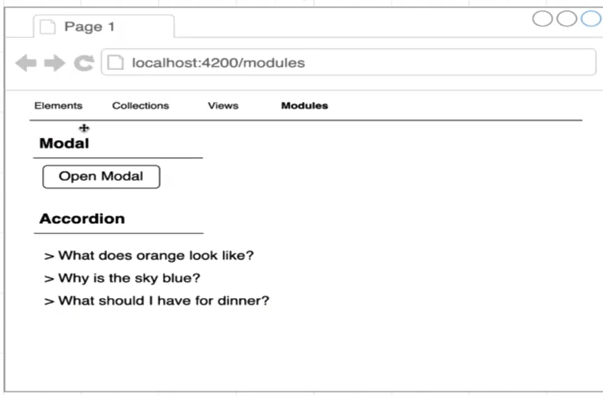
#> input picture modules.png, 603 x 395 px, given in place of office_noisy.png, which was not available
$ jupyter execute Untitled3.ipynb   (text cells are left out)
#> lines starting #> are read from the running program, lines starting #| are printed output that depends on the picture; pictures that were not available may be replaced by others from this repository, and a replacement may not be noted
[cell 1]
import numpy as np
import cv2
from matplotlib import pyplot as plt

[cell 2]
from google.colab import files
uploaded = files.upload()
#> the answer given: modules.png

[cell 3]
from PIL import Image
img = Image.open('office_noisy.png')
#> img is the input picture: PIL image 603x395 RGB; mean R, G, B 248.3, 248.3, 248.3
plt.imshow(img)
plt.show()

[cell 4]
# Load the input "office" image
img = cv2.imread('office_noisy.png')
#> img: shape (395, 603, 3)

[cell 5]
# Define the sigma values to test
sigma_values = [0.5, 1, 2, 5, 10, 50]

[cell 6]
import cv2
img = cv2.imread('office_noisy.png')
img_float = img.astype(np.float32) / 255.0
sigma=0.5
# Apply Gaussian smoothing
blurred = cv2.GaussianBlur(img_float, (0, 0), sigma)

# Display the result
plt.imshow(blurred, cmap='gray')
plt.show()

[cell 7]
# Create a figure to display the results
fig, axes = plt.subplots(2, 3, figsize=(12, 8))

# Apply Gaussian smoothing with different sigma values
for i, sigma in enumerate(sigma_values):
    row = i // 3
    col = i % 3
    img_umat = cv2.UMat(img)
    # Apply Gaussian smoothing
    blurred = cv2.GaussianBlur(img_umat, (0, 0), sigma)

    # Convert the blurred image to a compatible data type
    blurred_uint8 = cv2.convertScaleAbs(blurred.get())

    # Display the result
    axes[row, col].imshow(blurred_uint8, cmap='gray')
    axes[row, col].set_title(f'Sigma = {sigma}')
    axes[row, col].axis('off')
#> this loop made 6 passes
#> pass 2, `blurred_uint8 = cv2.convertScaleAbs(blurred.get())`:
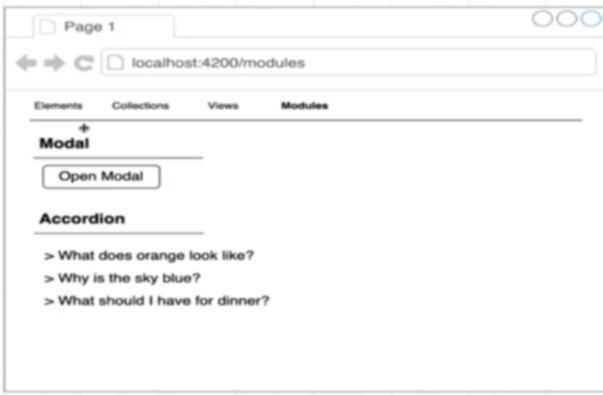
#> blurred_uint8: shape (395, 603, 3); mean of channels 0, 1, 2 248.3, 248.3, 248.3; drawn as B, G, R

plt.suptitle('Gaussian Smoothing on "office" Image')
plt.tight_layout()
plt.show()
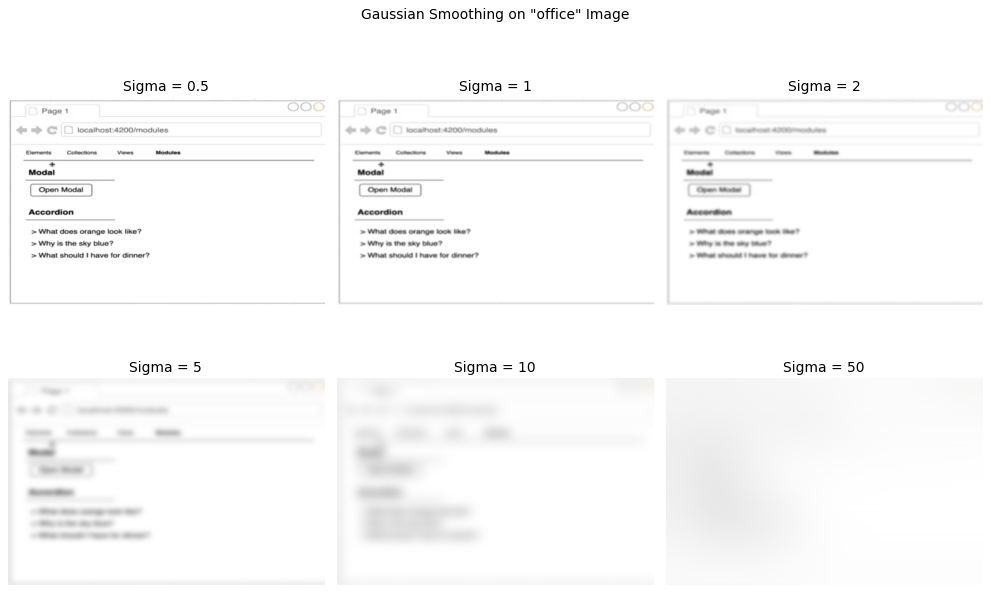
#> figure drawn by matplotlib, 6 panels

$ run again, on views.png
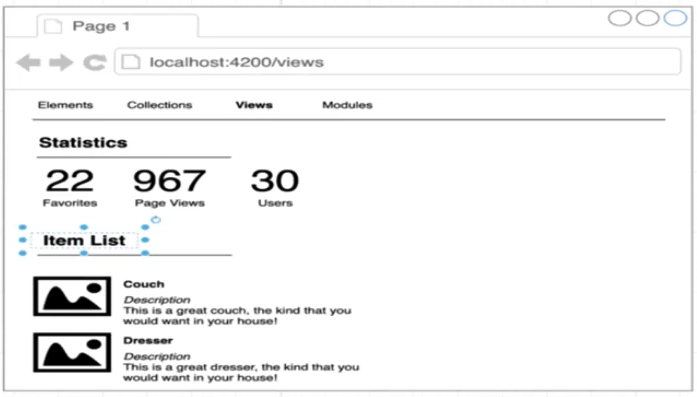
#> input picture views.png, 697 x 397 px, given in place of office_noisy.png, which was not available
#> img is the input picture: PIL image 697x397 RGB; mean R, G, B 243.5, 243.6, 243.7
#> img: shape (397, 697, 3)
#> the loop `for i, sigma in enumerate(sigma_values):` made 6 passes
#> pass 2, `blurred_uint8 = cv2.convertScaleAbs(blurred.get())`:
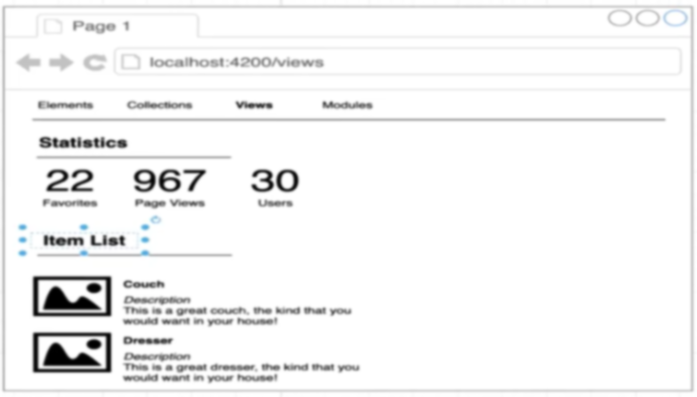
#> blurred_uint8: shape (397, 697, 3); mean of channels 0, 1, 2 243.7, 243.6, 243.5; drawn as B, G, R
#> pass 3, `blurred_uint8 = cv2.convertScaleAbs(blurred.get())`:
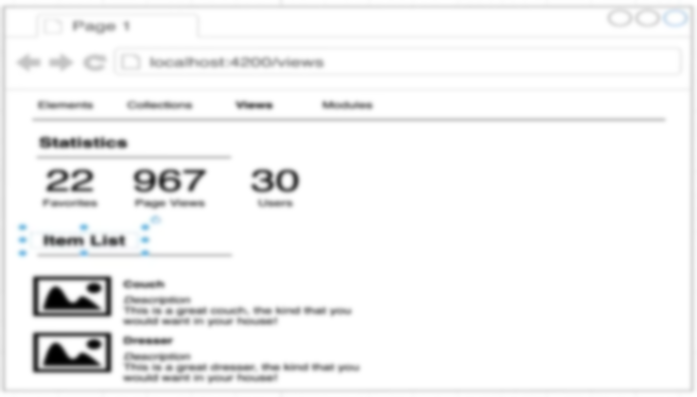
#> blurred_uint8: shape (397, 697, 3); mean of channels 0, 1, 2 243.7, 243.6, 243.5; drawn as B, G, R
